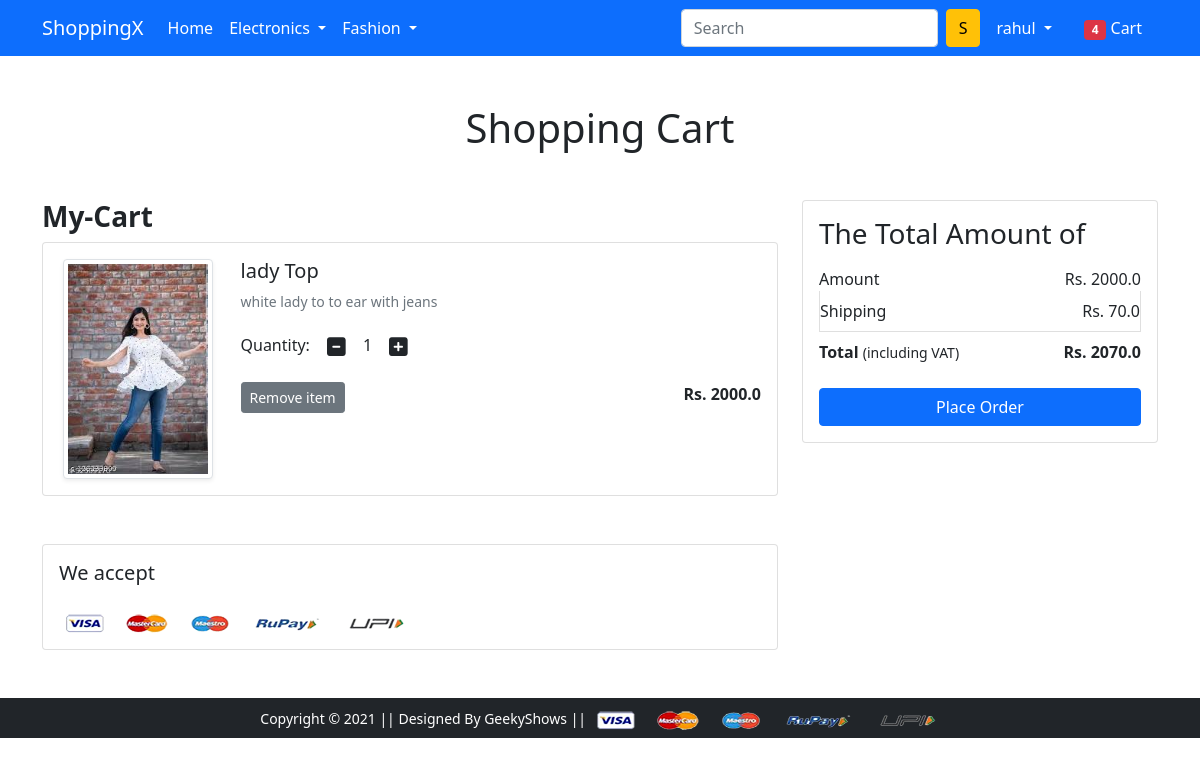
/ShowCart/ (signed in), run on the app's committed database.
### app/models.py (models this page shows, shortened)
class Cart(models.Model):
    user = models.ForeignKey(User,on_delete=models.CASCADE)
    product = models.ForeignKey(Product,on_delete=models.CASCADE)
    quantity = models.PositiveBigIntegerField(default=1)

class Product(models.Model):
    title = models.CharField(max_length=100)
    selling_price = models.FloatField()
    discounted_price = models.FloatField()
    description = models.TextField()
    brand = models.CharField(max_length=100)
    category = models.CharField(choices=CATEGORY,max_length=10)
    product_image = models.ImageField(upload_to='media\product')

### app/views.py (the view)
# urls.py: path('ShowCart/', views.ShowCart, name='showcart'),
@login_required(login_url='login')
def ShowCart(request):
    Carts = Cart.objects.filter(user=request.user)
    if request.user.is_authenticated and Carts:
        amount = 0.0
        shipping_charge = 70.0
        total_amount = 0.0
        for p in Carts:
            amount += p.product.discounted_price
        total_amount = amount + shipping_charge
        return render(request, 'app/addtocart.html', {'carts': Carts, 'amount': amount, "total": total_amount})
    else:
        return render(request, 'app/emptycart.html')

### app/templates/app/addtocart.html (shortened to what this page needs)
{% extends 'app/base.html' %}
{% load static %}
{% block main-content %}
<div class="container my-5">
 <div class="row">
  <h1 class="text-center mb-5">Shopping Cart</h1>
  <div class="col-sm-8">
    <h3 class="fw-bold">My-Cart</h3>
  {% for item in carts%}
  <div class="card">
    <div class="card-body">
     <div class="row">
       <div class="col-sm-3 text-center align-self-center"><img src="{{item.product.product_image.url}}" alt="" srcset="" class="img-fluid img-thumbnail shadow-sm" height="150" width="150"> </div>
         <div class="col-sm-9">
           <div>
           <h5>{{item.product.title}}</h5>
               <p class="mb-2 text-muted small">{{item.product.description}}</p>
               <div class="my-3">
                 <label for="quantity">Quantity:</label>
                 <a class="minus-cart btn" pid="{{item.product.id}}"><i class="fas fa-minus-square fa-lg"></i></a>
                 <span id="quantity">{{item.quantity}}</span>
                 <a class="plus-cart btn" pid="{{item.product.id}}"><i class="fas fa-plus-square fa-lg"></i></a>
               </div>
               <div class="d-flex justify-content-between">
                 <a href="#" class="btn btn-sm btn-secondary mr-3 removecart" pid="{{item.product.id}}">Remove item </a>
                 <p class="mb-0"><span><strong>Rs. {{item.product.discounted_price}}</strong></span></p>
            </div>
           </div>
         </div>
       </div>
     </div>
    </div>
  {% endfor %}
  </div>
  <div class="col-sm-4">
   <div class="card">
    <div class="card-body">
      <h3>The Total Amount of</h3>
      <ul class="list-group">
       <li class="list-group-item d-flex justify-content-between align-items-center border-0 px-0 pb-0">Amount<span id="amount">Rs. {{amount}}</span></li>
       <li class="list-group-item d-flex justify-content-between align-items-center px-0">Shipping<span >Rs. 70.0</span></li>
       <li class="list-group-item d-flex justify-content-between align-items-center border-0 px-0 mb-3">
        <div>
           <strong>Total</strong> <small>(including VAT)</small>
         </div>
         <span><strong id="totalamount">Rs. {{total}}</strong></span>
       </li>
      </ul>
      <div class="d-grid"><a href="{% url 'checkout' %}" class="btn btn-primary">Place Order</a></div>
    </div>
   </div>
  </div>
 </div>
</div>
<div class="container">
 <div class="row">
  <div class="col-sm-8">
   <div class="card">
    <div class="card-body">
      <h5 class="mb-4">We accept</h5>
      <img src="{% static 'app/images/payment.png' %}" alt="" class="img-fluid">
    </div>
  </div>
  </div>
 </div>
</div>
{% endblock main-content %}

### app/templates/app/base.html (shortened to what this page needs)
<!doctype html>
{% load static %}
<html lang="en">
  <head>
    <link href="https://cdn.jsdelivr.net/npm/bootstrap@5.0.0-beta1/dist/css/bootstrap.min.css" rel="stylesheet">
    <link rel="stylesheet" href="{% static 'app/css/owl.carousel.min.css' %}">
    <link rel="stylesheet" href="{% static 'app/css/all.min.css' %}">
    <link rel="stylesheet" href="{% static 'app/css/style.css' %}">
  </head>
  <body>
    <nav class="navbar navbar-expand-lg navbar-dark bg-primary">
     <div class="container">
       <a class="navbar-brand" href="/">ShoppingX</a>
       <div class="collapse navbar-collapse" id="navbarSupportedContent">
         <ul class="navbar-nav me-auto mb-2 mb-lg-0">
           <li class="nav-item">
             <a class="nav-link active" aria-current="page" href="/">Home</a>
           </li>
           {% if request.user.is_authenticated %}
           <li class="nav-item dropdown">
             <a class="nav-link dropdown-toggle text-white" href="#" id="electronicsDropdown" role="button" data-bs-toggle="dropdown" aria-expanded="false">
               Electronics
             </a>
           </li>
           <li class="nav-item dropdown">
             <a class="nav-link dropdown-toggle text-white" href="#" id="fashionDropdown" role="button" data-bs-toggle="dropdown" aria-expanded="false">
               Fashion
             </a>
           </li>
         </ul>
         <form class="d-flex">
           <input class="form-control me-2" type="search" placeholder="Search" aria-label="Search">
           <button class="btn btn-warning" type="submit">S</button>
         </form>
         <div>
          <ul class="navbar-nav me-auto mb-2 mb-lg-0">
           <li class="nav-item dropdown mx-2">
              <a class="nav-link dropdown-toggle text-white" href="#" id="profileDropdown" role="button" data-bs-toggle="dropdown" aria-expanded="false">
                {{request.user.username}}
              </a>
            </li>
            <li class="nav-item mx-2">
             <a href="{% url 'showcart' %}" class="nav-link text-white"><span class="badge bg-danger">4</span> Cart </a>
            </li>
            {% endif %}
          </ul>
         </div>
       </div>
     </div>
    </nav>
    {% block main-content %} {% endblock main-content %}
    <footer class="container-fluid bg-dark text-center p-2 mt-5">
        <small class="text-white">Copyright &copy; 2021 || Designed By GeekyShows || </small>
        <img src="{% static 'app/images/payment.png' %}" alt="" srcset="" class="img-fluid" height="2px">
    </footer>
  </body>
</html>

### data on the page
Cart: product.product_image (picture), product "lady Top", product.description "white lady to to ear with jeans", quantity "1", product.discounted_price "2000.0"

### other printed values
{{ request.user.username }} "rahul"
{{ amount }} "2000.0"
{{ total }} "2070.0"
